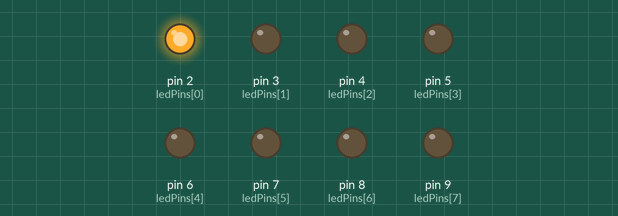
Recording of a sketch running on a simulated Arduino Uno, built with avr-gcc and run on an emulated ATmega328P. Parts: output pins drawn as LEDs (lit = HIGH).

Above: at 0.07 s.
At 0.37 s:
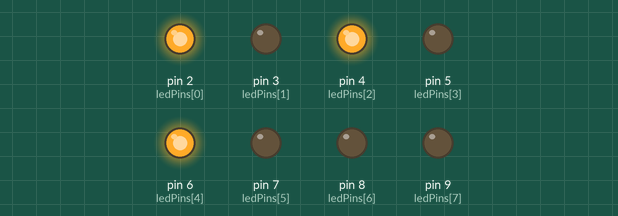
At 0.97 s:
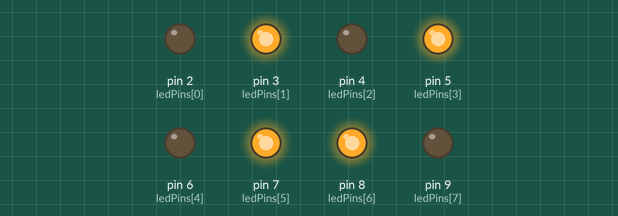
At 1.42 s:
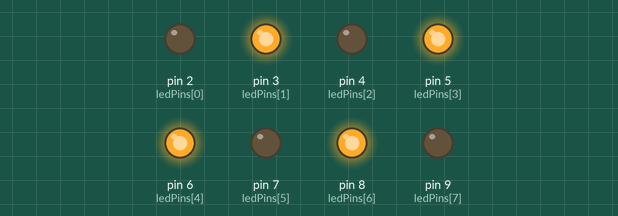
At 2.0 s:
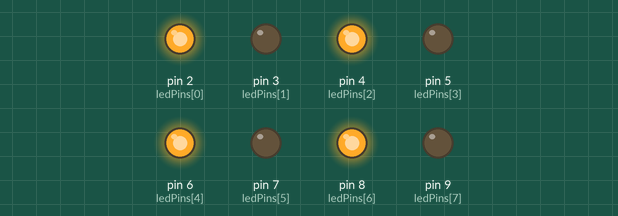
At 3.37 s:
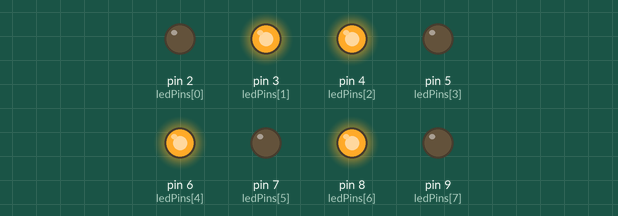
Timing chart, 0 to 4.1 s (numbered marks = the images above):
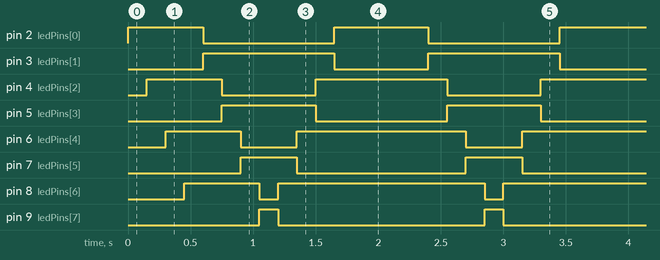

The sketch:

Personal_Mult_Blink.ino
```cpp
int ledPins[] = {2,3,4,5,6,7,8,9};

void setup() {
  // put your setup code here, to run once:
for(int i = 0; i < 8; i++){         //this is a loop and will repeat eight times
      pinMode(ledPins[i],OUTPUT);
}
}

void loop() {
  // put your main code here, to run repeatedly:
  dotsLoop();

}

void dotsLoop(){
  int delayTime = 150;
  digitalWrite(ledPins[0], HIGH);  //Turns on LED #0 (connected to pin 2 )
  digitalWrite(ledPins[1], LOW);
  delay(delayTime);                //waits delayTime milliseconds

  digitalWrite(ledPins[2], HIGH);  //Turns on LED #2 (connected to pin 4 )
  digitalWrite(ledPins[3], LOW);
  delay(delayTime);                //waits delayTime milliseconds

  digitalWrite(ledPins[4], HIGH);  //Turns on LED #4 (connected to pin 6 )
  digitalWrite(ledPins[5], LOW);
  delay(delayTime);                //waits delayTime milliseconds

  digitalWrite(ledPins[6], HIGH);  //Turns on LED #6 (connected to pin 8 )
  digitalWrite(ledPins[7], LOW);
  delay(delayTime);                //waits delayTime milliseconds


 //Turns Each LED Off
  digitalWrite(ledPins[0], LOW);  //Turns on LED #0 (connected to pin 2 )
  digitalWrite(ledPins[1], HIGH);
  delay(delayTime);                //waits delayTime milliseconds

  digitalWrite(ledPins[2], LOW);  //Turns on LED #2 (connected to pin 4 )
  digitalWrite(ledPins[3], HIGH);
  delay(delayTime);                //waits delayTime milliseconds

  digitalWrite(ledPins[4], LOW);  //Turns on LED #4 (connected to pin 6 )
  digitalWrite(ledPins[5], HIGH);
  delay(delayTime);                //waits delayTime milliseconds

  digitalWrite(ledPins[6], LOW);  //Turns on LED #6 (connected to pin 8 )
  digitalWrite(ledPins[7], HIGH);
  delay(delayTime);                //waits delayTime milliseconds

//going back

 digitalWrite(ledPins[7], LOW);  //Turns on LED #0 (connected to pin 2 )
  digitalWrite(ledPins[6], HIGH);
  delay(delayTime);                //waits delayTime milliseconds

  digitalWrite(ledPins[5], LOW);  //Turns on LED #2 (connected to pin 4 )
  digitalWrite(ledPins[4], HIGH);
  delay(delayTime);                //waits delayTime milliseconds

  digitalWrite(ledPins[3], LOW);  //Turns on LED #4 (connected to pin 6 )
  digitalWrite(ledPins[2], HIGH);
  delay(delayTime);                //waits delayTime milliseconds

  digitalWrite(ledPins[1], LOW);  //Turns on LED #6 (connected to pin 8 )
  digitalWrite(ledPins[0], HIGH);
  delay(delayTime);
}
```

Measured:
- by itself, pin 2 (ledPins[0]): repeats every 1.8 s: LOW 1.1 s, HIGH 0.75 s
- by itself, pin 3 (ledPins[1]): alternates HIGH for 1.1 s and LOW for 0.75 s
- by itself, pin 4 (ledPins[2]): repeats every 1.8 s: LOW 0.75 s, HIGH 1.1 s
- by itself, pin 5 (ledPins[3]): alternates HIGH for 0.75 s and LOW for 1.1 s
- by itself, pin 6 (ledPins[4]): repeats every 1.8 s: LOW 0.45 s, HIGH 1.4 s
- by itself, pin 7 (ledPins[5]): alternates HIGH for 0.45 s and LOW for 1.4 s
- by itself, pin 8 (ledPins[6]): repeats every 1.8 s: LOW 0.15 s, HIGH 1.7 s
- by itself, pin 9 (ledPins[7]): alternates HIGH for 0.15 s and LOW for 1.7 s
